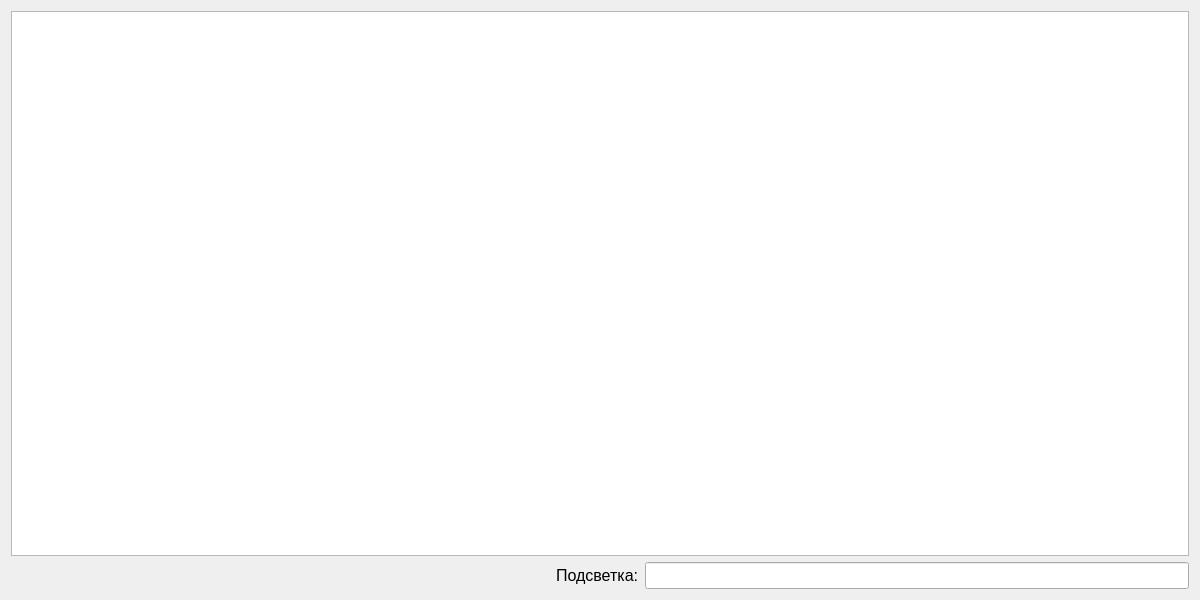
<?xml version="1.0" encoding="UTF-8"?>
<ui version="4.0">
 <class>ItemsView</class>
 <widget class="QWidget" name="ItemsView">
  <property name="geometry">
   <rect>
    <x>0</x>
    <y>0</y>
    <width>1200</width>
    <height>600</height>
   </rect>
  </property>
  <property name="font">
   <font>
    <pointsize>12</pointsize>
   </font>
  </property>
  <property name="windowTitle">
   <string>Form</string>
  </property>
  <layout class="QVBoxLayout" name="verticalLayout">
   <item>
    <widget class="QTextBrowser" name="edtText"/>
   </item>
   <item>
    <layout class="QHBoxLayout" name="horizontalLayout">
     <item>
      <spacer name="horizontalSpacer">
       <property name="orientation">
        <enum>Qt::Horizontal</enum>
       </property>
       <property name="sizeHint" stdset="0">
        <size>
         <width>40</width>
         <height>20</height>
        </size>
       </property>
      </spacer>
     </item>
     <item>
      <widget class="QLabel" name="label">
       <property name="text">
        <string>Подсветка:</string>
       </property>
      </widget>
     </item>
     <item>
      <widget class="QLineEdit" name="edtPattern"/>
     </item>
    </layout>
   </item>
  </layout>
 </widget>
 <resources/>
 <connections/>
</ui>
